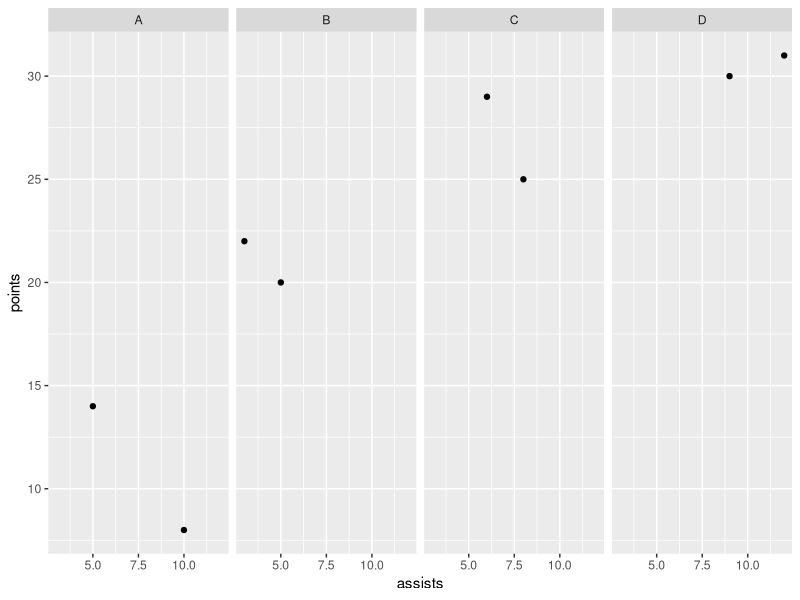
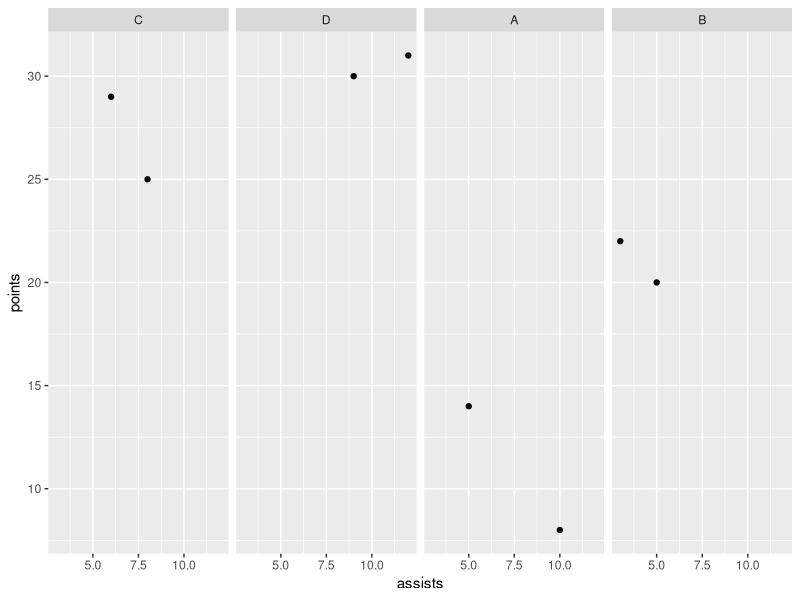

Write R code to recreate these figures, in order.
# Example: Change Order of Facets in ggplot2
# create data frame
df <- data.frame(team=c('A', 'A', 'B', 'B', 'C', 'C', 'D', 'D'),
                 points=c(8, 14, 20, 22, 25, 29, 30, 31),
                 assists=c(10, 5, 5, 3, 8, 6, 9, 12))

# view data frame
df

library("ggplot2")

# create multiple scatter plots using facet_grid
ggplot(df, aes(assists, points)) + 
  geom_point() + 
  facet_grid(.~team)

library("ggplot2")

# create multiple scatter plots using facet_grid with speicfic order
ggplot(df, aes(assists, points)) + 
  geom_point() +
  facet_grid(~factor(team, levels=c("C", "D", "A", "B")))
